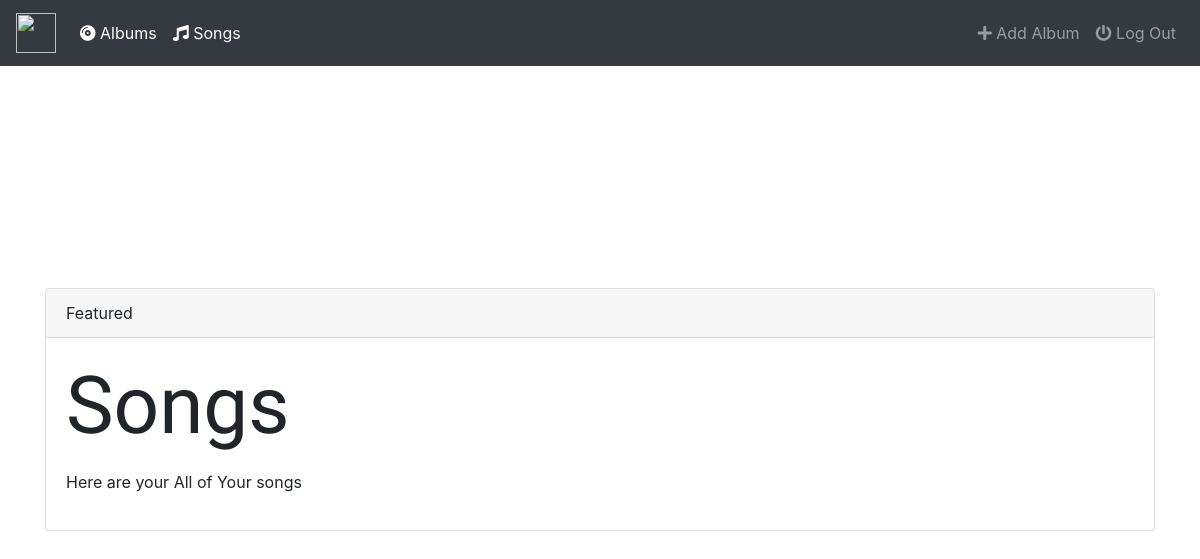
The app's page /music/songs/, older data.
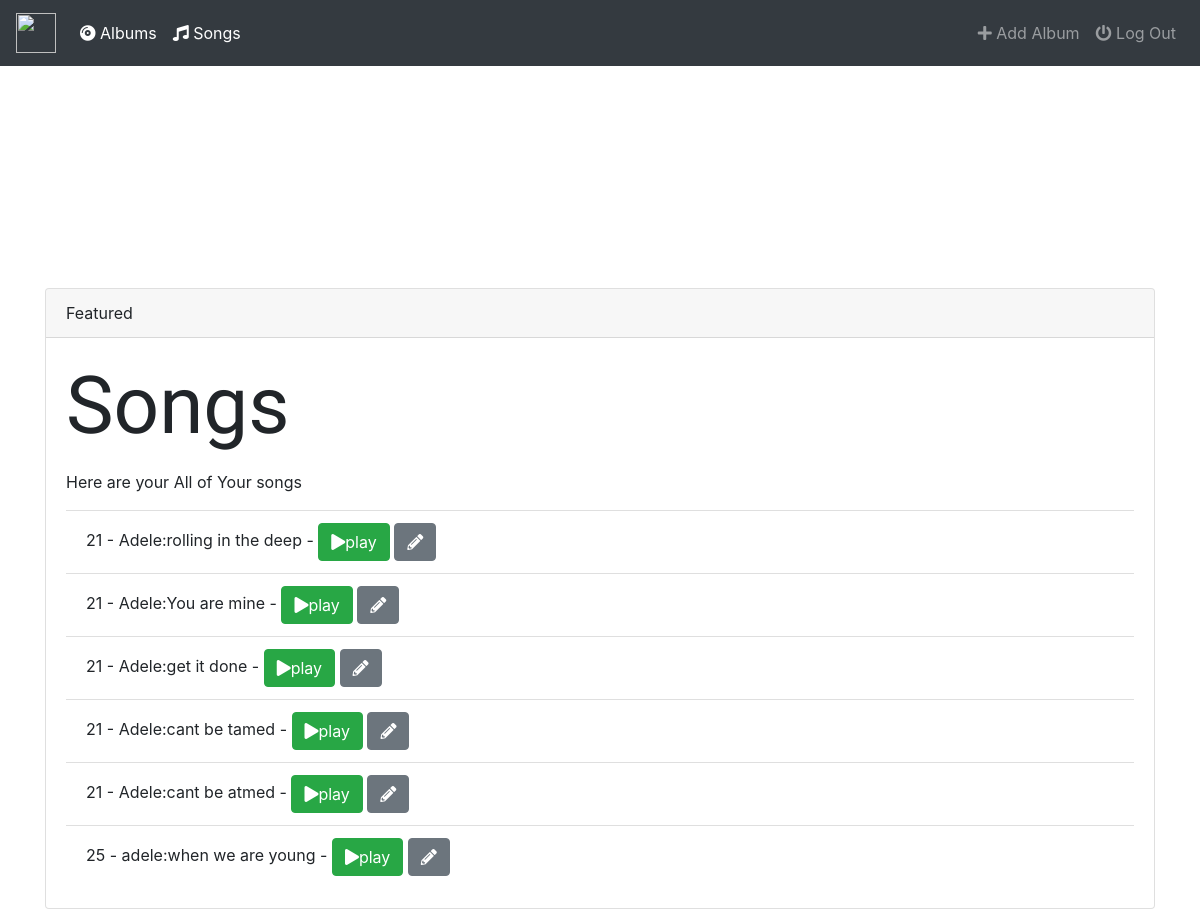
The same page, newer data.
### music/models.py (models this page shows, shortened)
class Song(models.Model):
    album = models.ForeignKey(Album, on_delete=models.CASCADE)
    file_type = models.CharField(max_length=10)
    song_title = models.CharField(max_length=30)
    song_file = models.FileField()

class Album(models.Model):
    artist = models.CharField(max_length=70)
    album_title = models.CharField(max_length=50)
    genre = models.CharField(max_length=50)
    album_logo = models.FileField()
    def __str__(self):
        return self.album_title + ' - ' + self.artist

### music/views.py (the view)
# urls.py: url(r'^music/songs/$', views.SongsIndex.as_view(), name='music_songs'),
class SongsIndex(generic.ListView):
    template_name = 'music/song_index.html'
    context_object_name = 'all_music'
    def get_queryset(self):
        return Song.objects.all()

### music/templates/music/song_index.html (shortened to what this page needs)
{% extends 'music/base.html' %}
  {% block body %}
<div class="container">
    <div class="card">
  <div class="card-header">
    Featured
  </div>
  <div class="card-body">
    <h5 class="card-title"><p style="font-family: 'Dancing Script', cursive;font-size:80px">Songs</p></h5>
    <p class="card-text">Here are your All of Your songs </p>
       <ul class="list-group list-group-flush">
           {% if all_music is None %}
           <h3>there are No Albums</h3>
           {% else%}
           {% for song in all_music %}
            <li class="list-group-item">{{song.album}}:{{song.song_title}}   -
                <form style="display:inline;" action="{{ song.song_file.url }}" method="get">
                    <button type="submit" class="btn btn-success"><i class="fas fa-play"></i>play</button>
                </form>
                <form style="display:inline;"  method="post" action="{% url 'song-update' song.pk  %}">
                     <button class="btn btn-secondary" type="submit"><i class="fas fa-pencil-alt"></i></button>
                     </form>
            </li>
           {% endfor %}
           {% endif%}
       </ul>
  </div>
</div>
    </div>
    {% endblock %}

### music/templates/music/base.html (shortened to what this page needs)
<!DOCTYPE html>
<html lang="en" dir="ltr">
  <head>
    {% load staticfiles%}
    <link rel="stylesheet" href="{% static 'music/style.css' %}">
    <link rel="stylesheet" href="https://stackpath.bootstrapcdn.com/bootstrap/4.3.1/css/bootstrap.min.css">
    <link rel="stylesheet" href="https://use.fontawesome.com/releases/v5.8.1/css/all.css">
  </head>
  <body>
  {% block navbar %}
    <nav class="navbar sticky-top navbar-expand-lg navbar-dark bg-dark " >
      <a class="navbar-brand" href="{% url 'index' %}">
          <img src="https://image.flaticon.com/icons/png/512/122/122626.png" height="40" width="40">
      </a>
       <div class="collapse navbar-collapse" id="navbarSupportedContent">
         <ul class="navbar-nav mr-auto">
            <li class="nav-item active">
            <a class="nav-link" href="{% url 'index' %}">
              <i class="fas fa-compact-disc"></i>
              Albums
            </a>
            </li>
            <li class="nav-item active ">
              <a class="nav-link" href="{% url 'music_songs' %}">
                <i class="fas fa-music"></i>
                  Songs
              </a>
            </li>
          </ul>
          <ul class="navbar-nav ">
          <li class="nav-item">
            <a class="nav-link" href="{% url 'album-add' %}">
              <i class="fas fa-plus"></i>
              Add Album
            </a>
          </li>
          <li class="nav-item ">
            <a class="nav-link" href="{% url 'logout' %}">
              <i class="fas fa-power-off"></i>
              Log Out
            </a>
          </li>
          </ul>
      </div>
    </nav>
    {% endblock %}
    {% block body %}
    {% endblock %}
  </body>
</html>

### music/static/music/style.css (style rules this page uses)
body { background-image: url('https://images.pexels.com/photos/1020317/pexels-photo-1020317.jpeg?auto=compress&cs=tinysrgb&dpr=2&h=750&w=1260 '); background-repeat: no-repeat; background-size: cover; background-attachment: fixed; }
.card { margin-top: 20%; }

Row changes from the older to the newer data that the page shows:
added Song: album "21 - Adele", song_title "rolling in the deep"
added Song: album "21 - Adele", song_title "You are mine"
added Song: album "21 - Adele", song_title "get it done"
added Song: album "21 - Adele", song_title "cant be tamed"
added Song: album "21 - Adele", song_title "cant be atmed"
added Song: album "25 - adele", song_title "when we are young"
